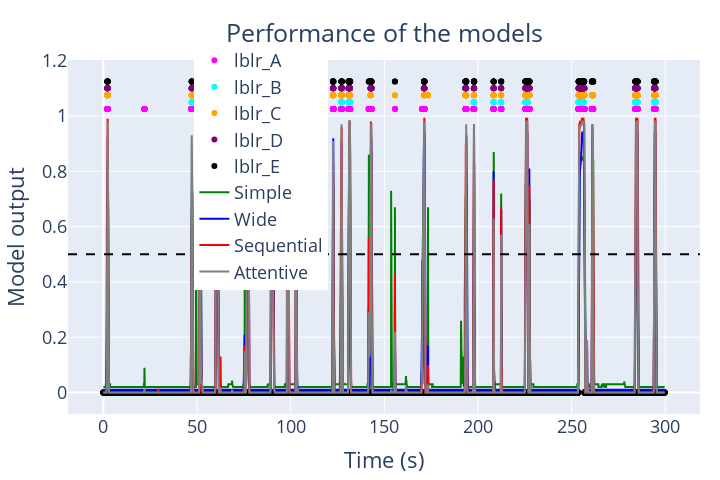

Notebook source saved alongside this figure:
### Code cell
import plotly.graph_objects as go

plot_obj = "obj_1"

# Create a time axis (frame number divided by frame rate gives time in seconds)
time = np.arange(len(autolabels_simple[plot_obj])) / 25

# Create a figure
fig = go.Figure()

# Add traces for each label set
fig.add_trace(go.Scatter(x=time, y=[x * 1.025 for x in labels_A[plot_obj]], mode='markers', name='lblr_A', marker=dict(color='magenta')))
fig.add_trace(go.Scatter(x=time, y=[x * 1.05 for x in labels_B[plot_obj]], mode='markers', name='lblr_B', marker=dict(color='cyan')))
fig.add_trace(go.Scatter(x=time, y=[x * 1.075 for x in labels_C[plot_obj]], mode='markers', name='lblr_C', marker=dict(color='orange')))
fig.add_trace(go.Scatter(x=time, y=[x * 1.10 for x in labels_D[plot_obj]], mode='markers', name='lblr_D', marker=dict(color='purple')))
fig.add_trace(go.Scatter(x=time, y=[x * 1.125 for x in labels_E[plot_obj]], mode='markers', name='lblr_E', marker=dict(color='black')))

# fig.add_trace(go.Scatter(x=list(range(len(avrg_example["obj_1"]))), y=avrg_example["obj_1"], mode='lines', name='Average', line=dict(color='black')))

fig.add_trace(go.Scatter(x=time, y=autolabels_simple[plot_obj], mode='lines', name='Simple', line=dict(color='green', width=2)))
fig.add_trace(go.Scatter(x=time, y=autolabels_wide[plot_obj], mode='lines', name='Wide', line=dict(color='blue', width=2)))
# fig.add_trace(go.Scatter(x=list(range(len(autolabels_RF["obj_1"]))), y=autolabels_RF["obj_1"], mode='lines', name='RF', line=dict(color='gray', width=2)))
fig.add_trace(go.Scatter(x=time, y=autolabels_seq[plot_obj], mode='lines', name='Sequential', line=dict(color='red', width=2)))
fig.add_trace(go.Scatter(x=time, y=autolabels_att[plot_obj], mode='lines', name='Attentive', line=dict(color='gray', width=2)))

# Add horizontal lines
fig.add_hline(y=0.5, line_dash="dash", line_color="black")

# Update layout
fig.update_layout(
title=dict(
        text=f'Performance of the models',
        x=0.5,
        y=0.95,
        xanchor='center',
        xref='paper'),
xaxis_title="Time (s)",
yaxis_title="Model output",
legend=dict(yanchor="bottom", y=0.35, xanchor="left", x=0.2),  # Position the legend above the plot
# yaxis=dict(range=[None, 1.2]),
# xaxis=dict(range=[130, 144]),
margin=dict(t=60, b=20, l=20, r=20),
showlegend=True,
width=720,
height=480,
font=dict(size=18)
)

# Show the plot
fig.show()

### Figure 1 — Plotly figure (JSON) as saved in the notebook; plotly's stock layout.template omitted (floating-point values rounded to 4 significant figures; data arrays with more than 128 entries replaced by an {"elided": "..."} marker saying what was removed)
{"data": [{"marker": {"color": "magenta"}, "mode": "markers", "name": "lblr_A", "type": "scatter", "x": {"elided": "7493 float values"}, "y": {"elided": "7493 float values"}}, {"marker": {"color": "cyan"}, "mode": "markers", "name": "lblr_B", "type": "scatter", "x": {"elided": "7493 float values"}, "y": {"elided": "7493 float values"}}, {"marker": {"color": "orange"}, "mode": "markers", "name": "lblr_C", "type": "scatter", "x": {"elided": "7493 float values"}, "y": {"elided": "7493 float values"}}, {"marker": {"color": "purple"}, "mode": "markers", "name": "lblr_D", "type": "scatter", "x": {"elided": "7493 float values"}, "y": {"elided": "7493 float values"}}, {"marker": {"color": "black"}, "mode": "markers", "name": "lblr_E", "type": "scatter", "x": {"elided": "7493 float values"}, "y": {"elided": "7493 float values"}}, {"line": {"color": "green", "width": 2}, "mode": "lines", "name": "Simple", "type": "scatter", "x": {"elided": "7493 float values"}, "y": {"elided": "7493 float values"}}, {"line": {"color": "blue", "width": 2}, "mode": "lines", "name": "Wide", "type": "scatter", "x": {"elided": "7493 float values"}, "y": {"elided": "7493 float values"}}, {"line": {"color": "red", "width": 2}, "mode": "lines", "name": "Sequential", "type": "scatter", "x": {"elided": "7493 float values"}, "y": {"elided": "7493 float values"}}, {"line": {"color": "gray", "width": 2}, "mode": "lines", "name": "Attentive", "type": "scatter", "x": {"elided": "7493 float values"}, "y": {"elided": "7493 float values"}}], "layout": {"font": {"size": 18}, "height": 480, "legend": {"x": 0.2, "xanchor": "left", "y": 0.35, "yanchor": "bottom"}, "margin": {"b": 20, "l": 20, "r": 20, "t": 60}, "shapes": [{"line": {"color": "black", "dash": "dash"}, "type": "line", "x0": 0, "x1": 1, "xref": "x domain", "y0": 0.5, "y1": 0.5, "yref": "y"}], "showlegend": true, "title": {"text": "Performance of the models", "x": 0.5, "xanchor": "center", "xref": "paper", "y": 0.95}, "width": 720, "xaxis": {"title": {"text": "Time (s)"}}, "yaxis": {"title": {"text": "Model output"}}}}
